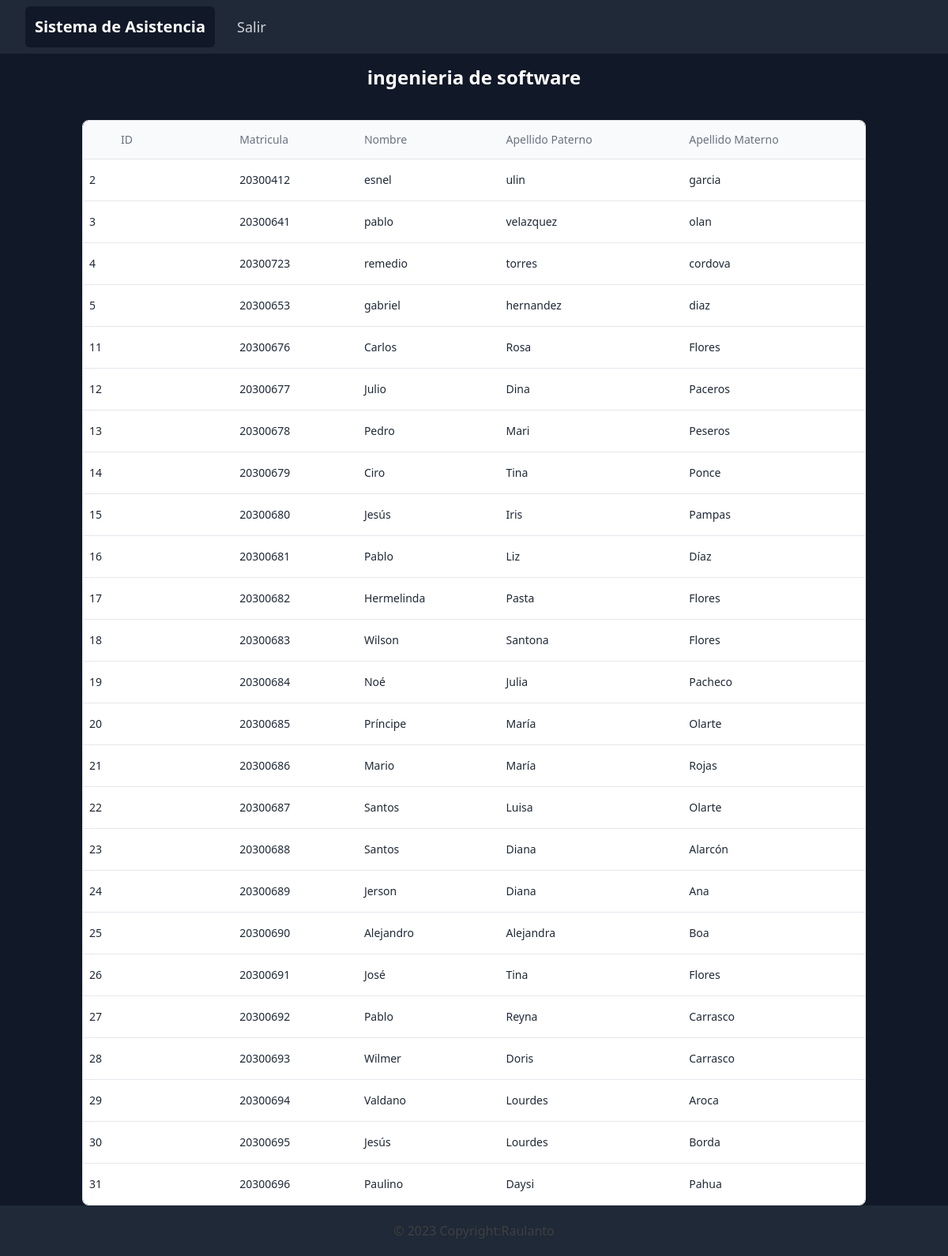
The page /panelLista.php?ID=1 (signed in) on the database its author committed.
### tables this page shows
CREATE TABLE `materia`  (
  `ID` int NOT NULL AUTO_INCREMENT,
  `nombre` varchar(255) NOT NULL,
  `clave` varchar(20) NOT NULL,
  PRIMARY KEY (`ID`) USING BTREE
);

CREATE TABLE `estudiante`  (
  `ID` int NOT NULL AUTO_INCREMENT,
  `matricula` varchar(15) NOT NULL,
  `nombre` varchar(50) NOT NULL,
  `ape_paterno` varchar(50) NOT NULL,
  `ape_materno` varchar(50) NOT NULL,
  `fk_usuario` int NULL DEFAULT NULL,
  PRIMARY KEY (`ID`) USING BTREE,
  INDEX `fk_usuario`(`fk_usuario`) USING BTREE,
  CONSTRAINT `fk_usuario` FOREIGN KEY (`fk_usuario`) REFERENCES `usuario` (`ID`) ON DELETE RESTRICT ON UPDATE RESTRICT
);

### panelLista.php (the view, shortened to what this page needs)
<!DOCTYPE html>
<html lang="es">
<head>
    <script src="https://cdn.tailwindcss.com"></script>
</head>
<body class="bg-gray-900">
    <header>
        <nav class="bg-gray-800 ">
            <div class="hidden sm:ml-6 sm:block p-2">
                <div class="flex space-x-4">
                    <a href="#"
                        class="bg-gray-900 text-white rounded-md p-3 text-xl font-bold hover:bg-gray-700 hover:text-white	"
                        aria-current="page">Sistema de Asistencia </a>
                    <a href="close.php"
                        class="text-gray-300 hover:bg-gray-700 hover:text-white rounded-md p-3 text-lg font-medium">Salir</a>
                </div>
            </div>
        </nav>
    </header>
    <main class="container m-auto text-center">
        <?php
        require_once ('BD/conection.php');
        if (isset($_GET['ID'])) {
            $ID = $_GET['ID'];
            $results = "SELECT estudiante.ID, estudiante.matricula, estudiante.nombre, estudiante.ape_paterno, estudiante.ape_materno, materia.nombre AS 'materia' FROM listagrupo INNER JOIN grupo ON  listagrupo.fk_grupo = grupo.ID INNER JOIN materia ON  grupo.fk_materia = materia.ID INNER JOIN estudiante ON  listagrupo.fk_estudiante = estudiante.ID WHERE listagrupo.fk_grupo='$ID'";
            $resultados= mysqli_query($conexion, $results);
            $columna = mysqli_fetch_array($resultados);
            echo     '<div class="">
            <div>
                <div scope="col"
                    class="px-12 py-3.5 text-2xl text-center rtl:text-right text-white font-bold">
                    '.$columna['materia'].
                '</div>
            </div>
        </div>';
        } else {
            echo "El parámetro ID no está definido";
        }
    ?>
        <section class="container px-4 mx-auto">
            <div class="flex flex-col mt-6">
                <div class="-mx-4 -my-2 overflow-x-auto sm:-mx-6 lg:-mx-8">
                    <div class="inline-block min-w-full py-2 align-middle md:px-6 lg:px-8">
                        <div class="overflow-hidden border border-gray-200 dark:border-gray-700 md:rounded-lg">
                            <table class="min-w-full divide-y divide-gray-200 dark:divide-gray-700">
                                <thead class="bg-gray-50 dark:bg-gray-800">
                                    <tr>
                                        <th scope="col"
                                            class="px-12 py-3.5 text-sm font-normal text-left rtl:text-right text-gray-500 dark:text-gray-400">
                                            ID
                                        </th>
                                        <th scope="col"
                                            class="px-4 py-3.5 text-sm font-normal text-left rtl:text-right text-gray-500 dark:text-gray-400">
                                            Matricula
                                        </th>
                                        <th scope="col"
                                            class="px-4 py-3.5 text-sm font-normal text-left rtl:text-right text-gray-500 dark:text-gray-400">
                                            Nombre</th>
                                        <th scope="col"
                                            class="px-4 py-3.5 text-sm font-normal text-left rtl:text-right text-gray-500 dark:text-gray-400">
                                            Apellido Paterno</th>
                                        <th scope="col"
                                            class="px-4 py-3.5 text-sm font-normal text-left rtl:text-right text-gray-500 dark:text-gray-400">
                                            Apellido Materno</th>
                                    </tr>
                                </thead>
                                <tbody class="bg-white divide-y divide-gray-200 dark:divide-gray-700 dark:bg-gray-900">
                                    <tr>
                                        <?php
while ($columna = mysqli_fetch_array($resultados)) {
            echo '<td class="px-2 py-2 text-sm font-medium whitespace-nowrap">
                <div>
                    <h2 class="text-left font-medium text-gray-800 dark:text-white">' . $columna['ID'] . '</h2>
                </div>
            </td>
            <td class="px-4 py-4 text-sm font-medium whitespace-nowrap">
                <div>
                    <h2 class="text-left font-medium text-gray-800 dark:text-white">' . $columna['matricula'] . '</h2>
                </div>
            </td>
            <td class="px-4 py-4 text-sm font-medium whitespace-nowrap">
                <div>
                    <h2 class="text-left font-medium text-gray-800 dark:text-white">' . $columna['nombre'] . '</h2>
                </div>
            </td>
            <td class="px-4 py-4 text-sm font-medium whitespace-nowrap">
                <div>
                    <h2 class="text-left font-medium text-gray-800 dark:text-white">' . $columna['ape_paterno'] . '</h2>
                </div>
            </td>
            <td class="px-4 py-4 text-sm font-medium whitespace-nowrap">
            <div>
                <h2 class="text-left font-medium text-gray-800 dark:text-white">' . $columna['ape_materno'] . '</h2>
            </div>
        </td>';
    ?>
                                    </tr>
                                    <?php }?>
                                </tbody>
                            </table>
                        </div>
                    </div>
                </div>
            </div>
        </section>
    </main>
    <footer class="flex justify-center m-auto bg-gray-800 text-center h-16  bottom-0 left-0 right-0  ">
        <div class=" self-center placeholder:p-4 text-center text-neutral-700 dark:text-neutral-200">
            <a class=" dark:text-neutral-200 " href="">© 2023 Copyright:Raulanto</a>
        </div>
    </footer>
</body>
</html>

### rows shown on the page
materia: nombre "ingenieria de software"
estudiante: ID "2", matricula "20300412", nombre "esnel", ape_paterno "ulin", ape_materno "garcia"
estudiante: ID "3", matricula "20300641", nombre "pablo", ape_paterno "velazquez", ape_materno "olan"
estudiante: ID "4", matricula "20300723", nombre "remedio", ape_paterno "torres", ape_materno "cordova"
estudiante: ID "5", matricula "20300653", nombre "gabriel", ape_paterno "hernandez", ape_materno "diaz"
estudiante: ID "11", matricula "20300676", nombre "Carlos", ape_paterno "Rosa", ape_materno "Flores"
estudiante: ID "12", matricula "20300677", nombre "Julio", ape_paterno "Dina", ape_materno "Paceros"
estudiante: ID "13", matricula "20300678", nombre "Pedro", ape_paterno "Mari", ape_materno "Peseros"
estudiante: ID "14", matricula "20300679", nombre "Ciro", ape_paterno "Tina", ape_materno "Ponce"
estudiante: ID "15", matricula "20300680", nombre "Jesús", ape_paterno "Iris", ape_materno "Pampas"
estudiante: ID "16", matricula "20300681", nombre "Pablo", ape_paterno "Liz", ape_materno "Díaz"
estudiante: ID "17", matricula "20300682", nombre "Hermelinda", ape_paterno "Pasta", ape_materno "Flores"
estudiante: ID "18", matricula "20300683", nombre "Wilson", ape_paterno "Santona", ape_materno "Flores"
estudiante: ID "19", matricula "20300684", nombre "Noé", ape_paterno "Julia", ape_materno "Pacheco"
estudiante: ID "20", matricula "20300685", nombre "Príncipe", ape_paterno "María", ape_materno "Olarte"
estudiante: ID "21", matricula "20300686", nombre "Mario", ape_paterno "María", ape_materno "Rojas"
estudiante: ID "22", matricula "20300687", nombre "Santos", ape_paterno "Luisa", ape_materno "Olarte"
estudiante: ID "23", matricula "20300688", nombre "Santos", ape_paterno "Diana", ape_materno "Alarcón"
estudiante: ID "24", matricula "20300689", nombre "Jerson", ape_paterno "Diana", ape_materno "Ana"
estudiante: ID "25", matricula "20300690", nombre "Alejandro", ape_paterno "Alejandra", ape_materno "Boa"
estudiante: ID "26", matricula "20300691", nombre "José", ape_paterno "Tina", ape_materno "Flores"
estudiante: ID "27", matricula "20300692", nombre "Pablo", ape_paterno "Reyna", ape_materno "Carrasco"
estudiante: ID "28", matricula "20300693", nombre "Wilmer", ape_paterno "Doris", ape_materno "Carrasco"
estudiante: ID "29", matricula "20300694", nombre "Valdano", ape_paterno "Lourdes", ape_materno "Aroca"
estudiante: ID "30", matricula "20300695", nombre "Jesús", ape_paterno "Lourdes", ape_materno "Borda"
estudiante: ID "31", matricula "20300696", nombre "Paulino", ape_paterno "Daysi", ape_materno "Pahua"
